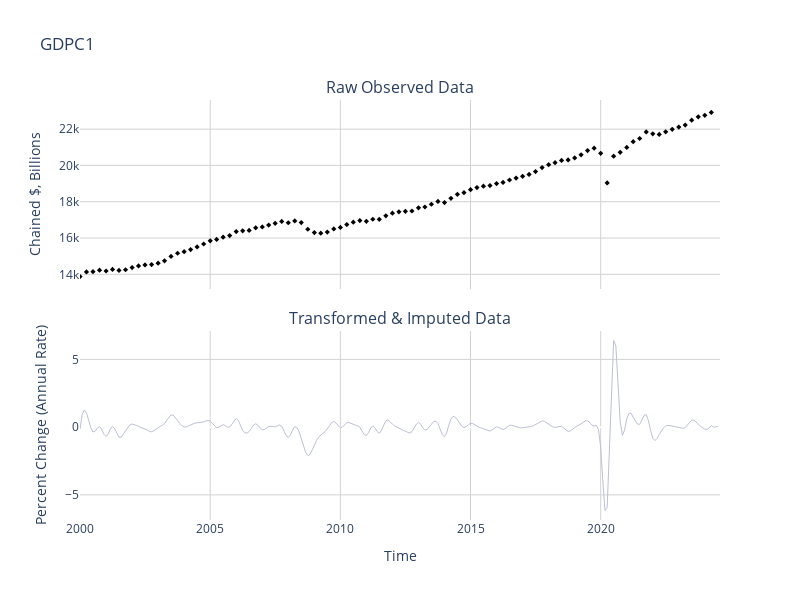

The notebook cell this image was saved under:
### Code cell
fig = psub.make_subplots(rows=2, cols=1, shared_xaxes=True, vertical_spacing=0.1,
                            subplot_titles=("Raw Observed Data", "Transformed & Imputed Data"))

## Plot raw and transformed data.
# Industrial Production (INDPRO) <fred.stlouisfed.org/series/INDPRO>
series_name = "GDPC1"
idxSeries = SeriesID.index(series_name)
# Plot raw observed data
trace1 = go.Scatter(
    x=Z_df.index,
    y=Z_df[series_name],
    mode="markers" if Z_df[~nanLE][series_name].isna().sum() else "lines",
    name='Raw Observed Data',
    line=dict(color="#000000", width=1),  # #7BCC62 / #68b562 / #7BB562
    marker={"size": 4, "symbol": "diamond"},
)
fig.add_trace(trace1, row=1, col=1)

# Plot transformed data
trace2 = go.Scatter(
    x=X_df.index,
    y=X_df[series_name],
    mode='lines',
    name='Transformed Data',
    line=dict(color="#BDC1D6", width=1),  # #7BCC62 / #68b562 / #7BB562
)
fig.add_trace(trace2, row=2, col=1)
fig.update_layout(
    height=600,
    width=800,
    showlegend=False,
    title_text=series_name,
    plot_bgcolor="white",
)
fig.update_xaxes(range=[Time[0], Time[-1]], row=1, col=1, gridcolor="lightgrey")
fig.update_yaxes(title_text=Units[idxSeries], row=1, col=1, gridcolor="lightgrey")

fig.update_xaxes(range=[Time[0], Time[-1]], title_text='Time', row=2, col=1, gridcolor="lightgrey")
fig.update_yaxes(title_text=UnitsTransformed[idxSeries], row=2, col=1, gridcolor="lightgrey")
fig.show()

### Figure 1 — Plotly figure (JSON) as saved in the notebook; plotly's stock layout.template omitted (floating-point values rounded to 4 significant figures; data arrays with more than 128 entries replaced by an {"elided": "..."} marker saying what was removed)
{"data": [{"line": {"color": "#000000", "width": 1}, "marker": {"size": 4, "symbol": "diamond"}, "mode": "markers", "name": "Raw Observed Data", "type": "scatter", "x": {"elided": "296 str values"}, "xaxis": "x", "y": {"elided": "296 float values"}, "yaxis": "y"}, {"line": {"color": "#BDC1D6", "width": 1}, "mode": "lines", "name": "Transformed Data", "type": "scatter", "x": {"elided": "295 str values"}, "xaxis": "x2", "y": {"elided": "295 float values"}, "yaxis": "y2"}], "layout": {"annotations": [{"font": {"size": 16}, "showarrow": false, "text": "Raw Observed Data", "x": 0.5, "xanchor": "center", "xref": "paper", "y": 1, "yanchor": "bottom", "yref": "paper"}, {"font": {"size": 16}, "showarrow": false, "text": "Transformed & Imputed Data", "x": 0.5, "xanchor": "center", "xref": "paper", "y": 0.45, "yanchor": "bottom", "yref": "paper"}], "height": 600, "plot_bgcolor": "white", "showlegend": false, "title": {"text": "GDPC1"}, "width": 800, "xaxis": {"anchor": "y", "domain": [0, 1], "gridcolor": "lightgrey", "matches": "x2", "range": ["2000-01-01T00:00:00", "2024-08-01T00:00:00"], "showticklabels": false}, "xaxis2": {"anchor": "y2", "domain": [0, 1], "gridcolor": "lightgrey", "range": ["2000-01-01T00:00:00", "2024-08-01T00:00:00"], "title": {"text": "Time"}}, "yaxis": {"anchor": "x", "domain": [0.55, 1], "gridcolor": "lightgrey", "title": {"text": "Chained $, Billions"}}, "yaxis2": {"anchor": "x2", "domain": [0, 0.45], "gridcolor": "lightgrey", "title": {"text": "Percent Change (Annual Rate)"}}}}
